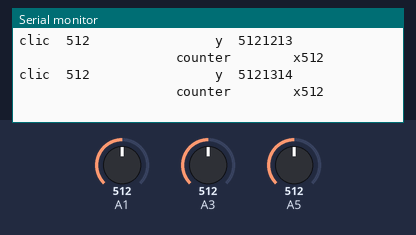
Simulated run of this sketch. Board: Arduino Uno, built with avr-gcc and run on an emulated ATmega328P. On the bench: the last lines printed to the serial monitor. The test bench sets the inputs (shaded band); at power-on: A1 = 512, A3 = 512, A5 = 512.

Above: at 1.2 s.
1.3 s: A1 set to 104
At 1.33 s:
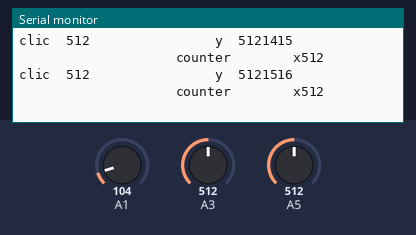
4.3 s: A1 set to 92
At 4.35 s:
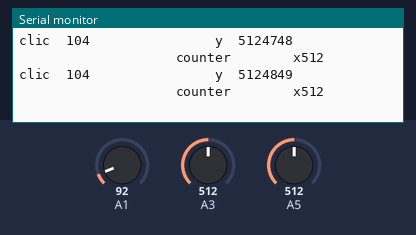
7.3 s: A3 set to 105
At 7.34 s:
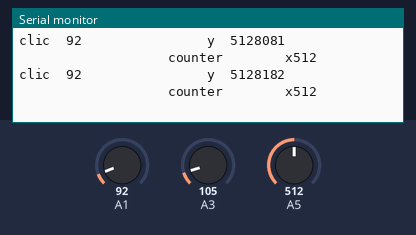
10.3 s: A3 set to 92
At 10.35 s:
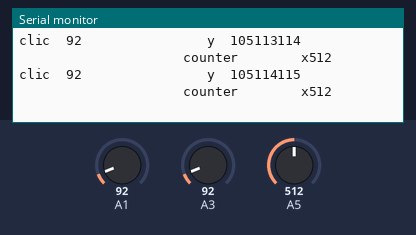
13.3 s: A5 set to 108
At 13.37 s:
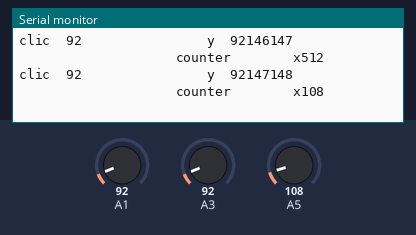
16.3 s: A5 set to 91
At 16.3 s:
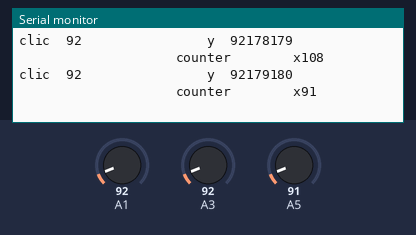
Timing chart, 0 to 19.3 s (numbered marks = the images above; inputs shaded):
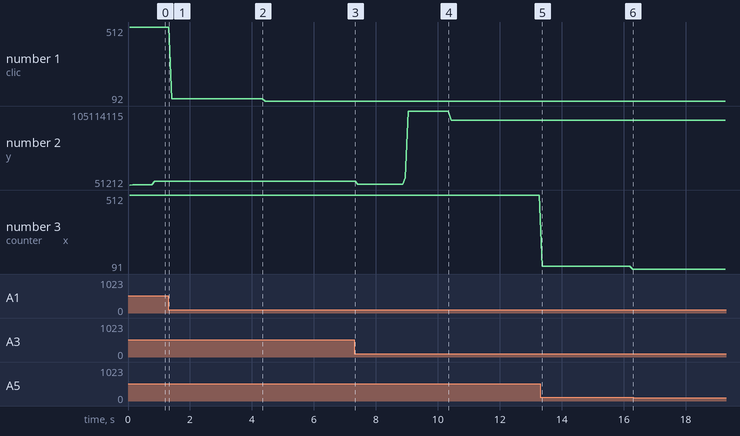

Measured:
- after the input at 13.3 s, the serial monitor: prints a new line after 0.06 s (image 5)
- plotted number 1: 512 → 104 after the input at 1.3 s, 104 → 92 after the input at 4.3 s
- plotted number 2: 5124748 → 5128081 after the input at 4.3 s, 5128081 → 105113114 after the input at 7.3 s, 105113114 → 92146147 after the input at 10.3 s, 92146147 → 92179180 after the input at 13.3 s
- plotted number 3: 512 → 91 after the input at 13.3 s

The sketch:

joistic.arduino.ino
```cpp
void setup() {
  Serial.begin(9600);


}

void loop() {
  int c = fnz();
  Serial.print(c);
  Serial.print("                                counter   ");
  int x = analogRead(A5);
  int y = analogRead(A1);
  int clic = analogRead(A3);
  Serial.print("     x");
  Serial.println(x);
  Serial.print("clic  ");
  Serial.print(y);
  Serial.print("                y  ");
  Serial.print(clic);
  Serial.print(c);

}
int fnz(){
  int static counter = 0;
  counter++;
  return counter;
}
```
